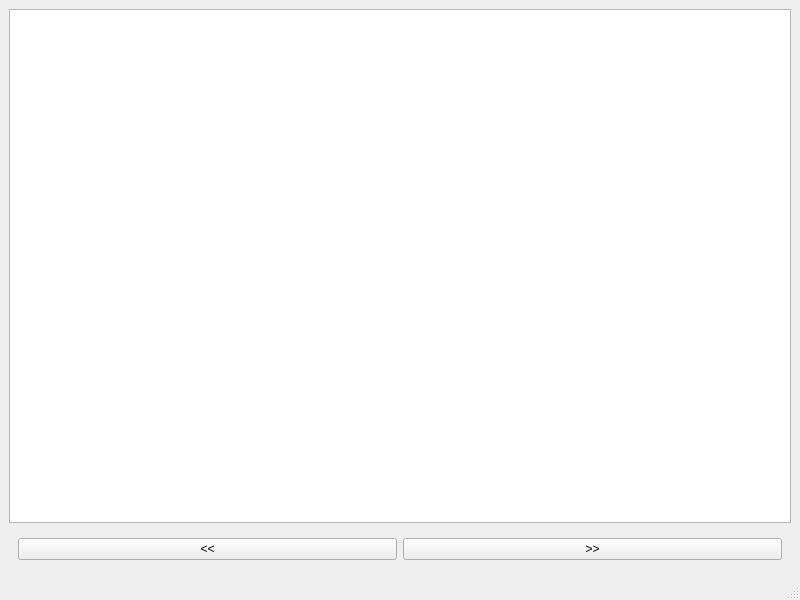
<?xml version="1.0" encoding="UTF-8"?>
<ui version="4.0">
 <class>MainWindow</class>
 <widget class="QMainWindow" name="MainWindow">
  <property name="geometry">
   <rect>
    <x>0</x>
    <y>0</y>
    <width>800</width>
    <height>600</height>
   </rect>
  </property>
  <property name="windowTitle">
   <string>MainWindow</string>
  </property>
  <widget class="QWidget" name="centralwidget">
   <layout class="QVBoxLayout" name="verticalLayout">
    <item>
     <widget class="QGraphicsView" name="imageView"/>
    </item>
    <item>
     <widget class="QWidget" name="widget" native="true">
      <layout class="QHBoxLayout" name="horizontalLayout">
       <item>
        <widget class="QPushButton" name="previousButton">
         <property name="text">
          <string>&lt;&lt;</string>
         </property>
        </widget>
       </item>
       <item>
        <widget class="QPushButton" name="nextButton">
         <property name="text">
          <string>&gt;&gt;</string>
         </property>
        </widget>
       </item>
      </layout>
     </widget>
    </item>
   </layout>
  </widget>
  <widget class="QMenuBar" name="menubar">
   <property name="geometry">
    <rect>
     <x>0</x>
     <y>0</y>
     <width>800</width>
     <height>24</height>
    </rect>
   </property>
  </widget>
  <widget class="QStatusBar" name="statusbar"/>
 </widget>
 <resources/>
 <connections/>
</ui>
